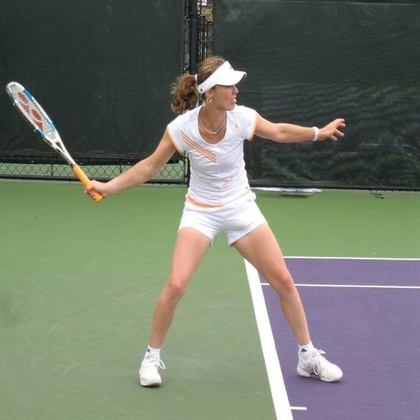
%> input picture 1.jpg, 420 x 420 px, shrunk from 512 x 512 before the run
$ octave --eval "result = extractAllFeatures(imread('1.jpg'));"   (GNU Octave 9; MATLAB toolbox functions it lacks are replaced by stand-ins)
%> lines starting %> are read from the running program, lines starting %| are printed output that depends on the picture; in (x1, y1, x2, y2) boxes, pixels count from 0 and x2, y2 are one past the last pixel; in counts of white or black regions, pixels touching at a corner belong together; the program's own positions count from 1
### computeLBP.m
function lbp_image = computeLBP(input_img)
    % Local Binary Pattern (LBP) Feature Extraction
    % Returns the LBP image, not the histogram

    if size(input_img, 3) > 1
        input_img = rgb2gray(input_img); % Convert to grayscale if RGB
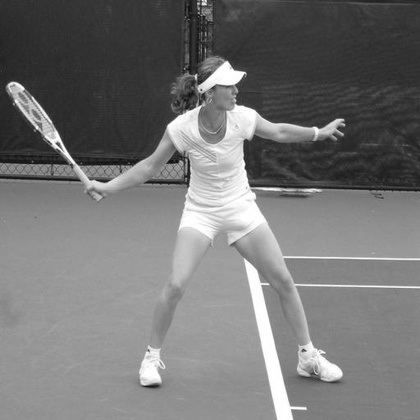
%> input_img: size 420x420 uint8; min 7, max 255, mean 116.7
    end

    % Parameters for LBP
    radius = 1;
    neighbors = 8;

    % Ensure input image is double for computation
    input_img = im2double(input_img);
%> input_img: size 420x420 double

    % Pad the image to handle edges
    padded_img = padarray(input_img, [radius radius], 'symmetric');
    [rows, cols] = size(input_img);
%> rows = 420; cols = 420
    lbp_image = zeros(rows, cols); % Initialize the LBP image

    % Circular neighbors offsets
    angles = 2 * pi * (0:neighbors-1) / neighbors;
    offset_x = round(radius * cos(angles));
    offset_y = round(radius * sin(angles));

    % Compute LBP for each pixel
    for i = 1:rows
        for j = 1:cols
            center = padded_img(i + radius, j + radius);
            binary_pattern = zeros(1, neighbors);
            for k = 1:neighbors
                neighbor_value = padded_img(i + radius + offset_y(k), j + radius + offset_x(k));
                binary_pattern(k) = neighbor_value >= center;
            end
            % Convert binary pattern to decimal
            lbp_image(i, j) = sum(binary_pattern .* 2.^(0:neighbors-1));
        end
    end
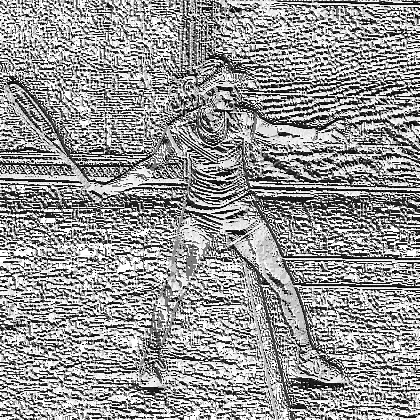
%> lbp_image: size 420x420 double; min 0, max 255, mean 151.6
%> after the loop, binary_pattern = [1 1 1 1 1 1 1 1]

    % Normalize the LBP image for display
    lbp_image = mat2gray(lbp_image);

    % Display the original and LBP image
    figure;
    subplot(1, 2, 1);
    imshow(input_img);
    title('Original Image');

    subplot(1, 2, 2);
    imshow(lbp_image);
    title('LBP Image');
end

### computeHOG.m
function hog_image = computeHOG(input_img)
    % Convert to grayscale if needed
    if size(input_img, 3) > 1
        input_img = rgb2gray(input_img);
    end
    input_img = im2double(input_img);

    % Parameters
    cell_size = 24;  % Increased cell size
    num_bins = 9;
    min_magnitude = 0.1; % Minimum gradient magnitude threshold

    % Compute gradients using larger Sobel kernels for smoother gradients
    dx = [-1 0 1; -2 0 2; -1 0 1];
    dy = dx';
    Gx = imfilter(input_img, dx, 'replicate');
    Gy = imfilter(input_img, dy, 'replicate');
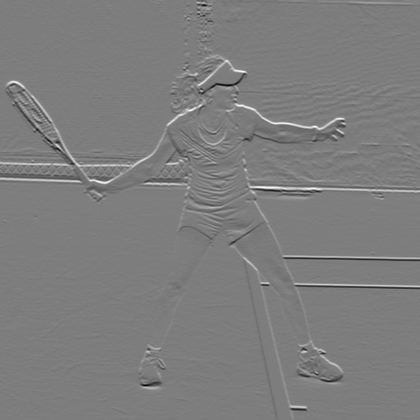
%> Gy: size 420x420 double; min -2.96, max 3.05, mean 0.00647; drawn with min black and max white

    % Compute gradient magnitude and orientation
    magnitude = sqrt(Gx.^2 + Gy.^2);
    orientation = atan2d(Gy, Gx);
    orientation = mod(orientation, 180);
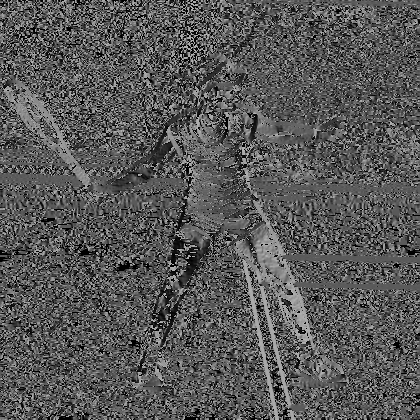
%> orientation: size 420x420 double; min 0, max 180, mean 87.8

    % Smooth the magnitude using Gaussian filter
    magnitude = imgaussfilt(magnitude, 1.5);
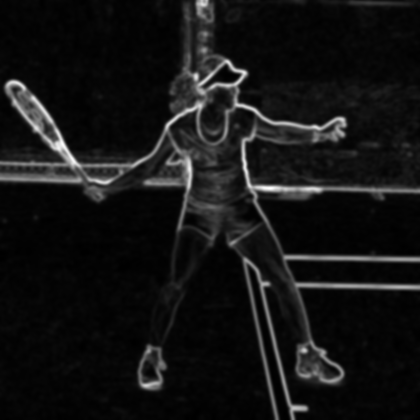
%> magnitude: size 420x420 double; min 0.000414, max 1.76, mean 0.143; drawn with min black and max white

    % Image dimensions
    [rows, cols] = size(input_img);

    % Create output visualization image (white background)
    hog_image = ones(rows, cols, 'double');

    % Calculate number of cells
    num_cells_y = floor(rows / cell_size);
%> num_cells_y = 17
    num_cells_x = floor(cols / cell_size);
%> num_cells_x = 17

    % Prepare histogram bins
    bin_edges = linspace(0, 180, num_bins + 1);
    bin_centers = (bin_edges(1:end-1) + bin_edges(2:end)) / 2;

    % Process cells
    for i = 1:num_cells_y
        for j = 1:num_cells_x
            % Get cell range
            row_start = (i-1)*cell_size + 1;
            row_end = min(i*cell_size, rows);
            col_start = (j-1)*cell_size + 1;
            col_end = min(j*cell_size, cols);

            % Extract cell data
            cell_mag = magnitude(row_start:row_end, col_start:col_end);
            cell_ori = orientation(row_start:row_end, col_start:col_end);

            % Skip cells with low gradient magnitude
            if mean(cell_mag(:)) < min_magnitude
                continue;
            end

            % Compute weighted histogram
            hist = zeros(1, num_bins);
            for b = 1:num_bins
                mask = (cell_ori >= bin_edges(b)) & (cell_ori < bin_edges(b+1));
                hist(b) = sum(cell_mag(mask));
            end

            % Normalize histogram
            hist = hist / (norm(hist) + 1e-6);

            % Cell center
            center_y = (row_start + row_end) / 2;
            center_x = (col_start + col_end) / 2;

            % Draw oriented lines for dominant orientations
            max_line_length = cell_size * 0.4;  % Reduced line length

            % Sort histogram bins by magnitude and keep only top 2
            [sorted_hist, sorted_idx] = sort(hist, 'descend');
            for b = 1:min(2, sum(sorted_hist > 0.2))  % Only draw top 2 strongest orientations
                angle = bin_centers(sorted_idx(b));
                line_length = sorted_hist(b) * max_line_length;

                % Calculate line endpoints
                dx = cosd(angle) * line_length;
                dy = sind(angle) * line_length;

                % Draw line with varying thickness based on magnitude
                thickness = max(1, round(sorted_hist(b) * 3));
                hog_image = drawThickLine(hog_image, ...
                    [center_x-dx, center_y-dy, center_x+dx, center_y+dy], ...
                    thickness);
            end
        end
    end
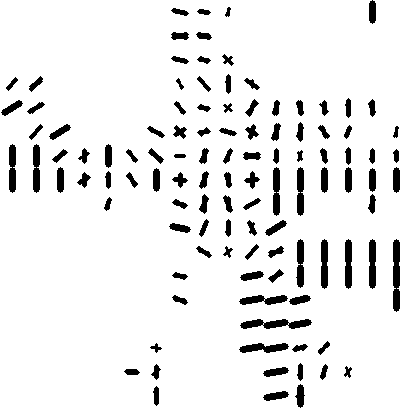
%> hog_image: size 420x420 double; values 0 (black) and 1 (white), 92.6% white; 110 black regions, largest, box (x1, y1, x2, y2) and area: (393, 239, 400, 312) 469, (240, 319, 312, 329) 462, (239, 343, 289, 353) 324
%> after the loop, hist = [0.0503 0.0365 0.0487 0.085 0.876 0.234 0.147 0.179 0.332]

    % Invert colors and enhance contrast
    hog_image = 1 - hog_image;
    hog_image = imadjust(hog_image);
end

% [29 lines left out: function drawThickLine, not called in this run]

### extractAllFeatures.m
function [combined_features] = extractAllFeatures(input_img)
    % Extract both LBP and HOG features
    lbp_features = computeLBP(input_img);
    hog_features = computeHOG(input_img);

    % Combine features (simple concatenation)
    combined_features = [lbp_features, hog_features];

    % Optional: Normalize features
    combined_features = (combined_features - mean(combined_features)) ./ std(combined_features);
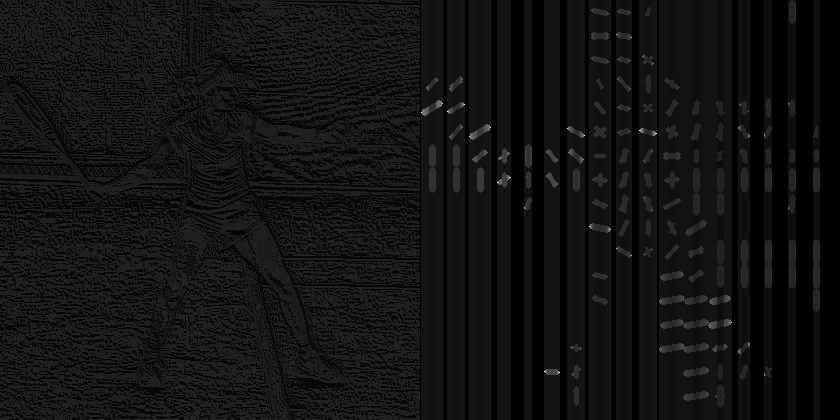
%> combined_features: size 420x840 double; 16.43% of the values are NaN or infinite; the others: min -1.94, max 20.45, mean -6.56e-18; drawn with min black, max white, NaN and infinite black
end
